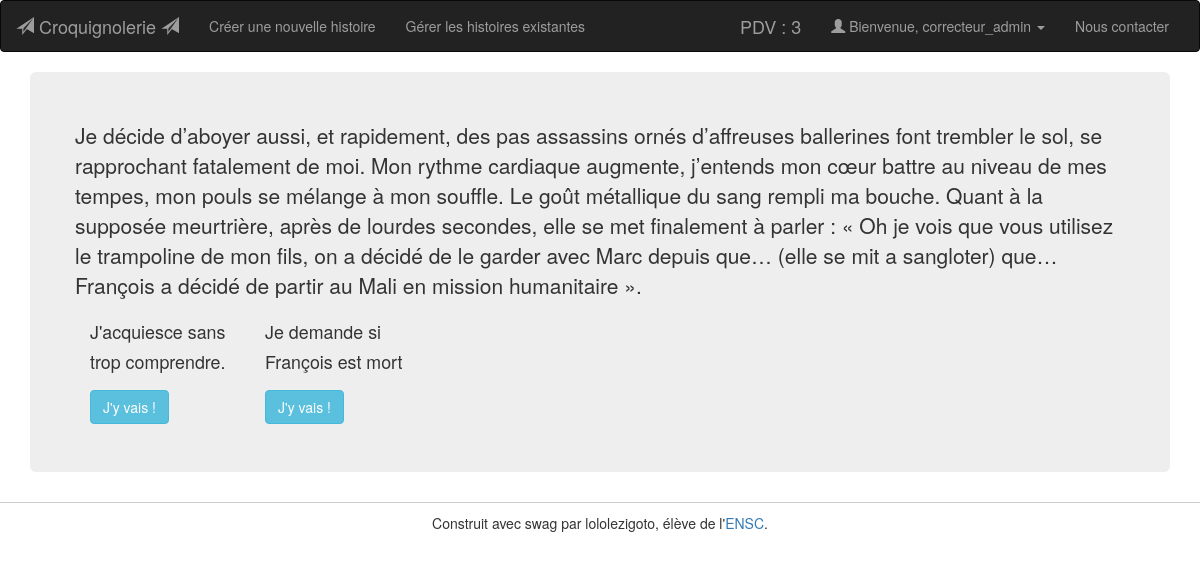
The app's page /page.php?story=Désolé pour hier soir&idstory=1&idpage=2 (signed in) with its own data.
### tables this page shows
CREATE TABLE `partie_en_cours` (
  `id_partie` int(11) NOT NULL,
  `id_histoire` int(11) DEFAULT NULL,
  `nb_pdv` int(11) NOT NULL DEFAULT '3',
  `id_page_arret` int(11) DEFAULT NULL,
  `resume_partie` text,
  `matricule` int(11) NOT NULL
);

CREATE TABLE `pages` (
  `id_pages` int(11) NOT NULL,
  `text_page` text,
  `id_histoire` int(11) DEFAULT NULL,
  `desc_courte` text,
  `est_victoire_echec` tinyint(4) NOT NULL DEFAULT '1' COMMENT '0 pour echec, 1 pour ni victoire ni defaite, 2 pour victoire',
  `is_first_page` tinyint(1) NOT NULL DEFAULT '0'
);

CREATE TABLE `liens_pages` (
  `id_lien` int(11) NOT NULL,
  `id_page_depart` int(11) DEFAULT NULL,
  `id_page_arrivee` int(11) NOT NULL,
  `id_histoire` int(11) NOT NULL
);

### page.php (the view, shortened to what this page needs)
<?php
$idpage = $_GET["idpage"];
$titrehistoire = $_GET["story"];
$idhistoire = $_GET["idstory"];
$matricule=$_SESSION['matricule'];
?>
<!doctype html>
<html>
<?php include("includes/connect.php");
$maRequete = "SELECT * FROM pages WHERE id_histoire = $idhistoire AND id_pages = $idpage";
                $response = $BDD->query($maRequete);
                $ligne = $response->fetch();
                    $textechoix1 = $ligne["text_page"];
                    $impasseOuVictoire=$ligne ["est_victoire_echec"];
$reqHistoire="SELECT * FROM histoires WHERE id_histoire=$idhistoire";
    $repHistoire=$BDD->query($reqHistoire);
    $ligneHistoire=$repHistoire->fetch();
    $echecs=$ligneHistoire["nb_echecs"];
$maRequete2 = "SELECT * FROM liens_pages WHERE id_histoire = $idhistoire AND id_page_depart = $idpage";
    $response2 = $BDD->query($maRequete2);
    $nbchoix = $response2->rowCount();
$infoPartie=$BDD->query("SELECT * FROM partie_en_cours WHERE matricule=$matricule");
$lignePartie=$infoPartie->fetch();
$pdv=$lignePartie['nb_pdv'];
$resume=$lignePartie['resume_partie'];
?>
<head>
    <link href="lib/bootstrap/css/bootstrap.min.css" rel="stylesheet">
    <link href="css/style.css" rel="stylesheet">
</head>
<body>
<?php
if(!empty($_SESSION['user']))
    include("includes/navbar_connected.php");
else
    include("includes/navbar.php");
?>
<div class="container">
<div class="jumbotron">
            <div class="row">
                <div class="col-1">
                    <p><?= $textechoix1?></p>
                </div>
                <?php
                if($impasseOuVictoire==0)
                {
                   if(isset($idPageRetour))
                   {
                    if($pdv==1)
                    {
                        $reqUpdatePartie=$BDD->prepare("UPDATE partie_en_cours SET id_page_arret=:page_arret , resume_partie=:resume_partie");
                        $reqUpdatePartie->execute(array(
                            'page_arret'=>$idpage,
                            'resume_partie'=>$resume." ".$textechoix1,
                        ));
                        ?>
                        <div class="alert alert-danger" role="alert">
                            <h3 class="alert-heading">Vous êtes mort !</h3>
                            <hr>
                            <p>Erf, malheureusement vous n'avez pas su prendre les bonnes décisions. Cela arrive mais nous vous suggérons d'écouter ce que vos amis ont à vous dire lors d'importantes décisions.  <a href="index.php" class="btn btn-success" role="button" > Retour au choix des histoires </a></p>
                        </div>
                        <div id="accordion">
                        <div class="card">
                        <div class="card-header" id="headingOne">
                        <h5 class="mb-0">
                            <button class="btn btn-link" data-toggle="collapse" data-target="#collapseOne" aria-expanded="true" aria-controls="collapseOne">
                            Voir votre résumé
                        </h5>
                        </div>
                        <div id="collapseOne" class="collapse show" aria-labelledby="headingOne" data-parent="#accordion">
                        <div class="card-body">
                            <?php echo $resume.$textechoix1; ?>
                        </div>
                        </div>
                        </div>
                        </div>
                        <?php
                        addEchecFunction($BDD,$idhistoire,$echecs);
                    }
                    else
                    {
                        ?><div><h3 class="text-center">Au vu de la situation, mon choix n'était peut être pas le bon, mon moral en prend un coup et je décide de rebrousser chemin.</h3></div>
                    <article class="container">
                        <div class="text-center">
                            <a href="page.php?story=<?=$titrehistoire?>&idstory=<?=$idhistoire?>&idpage=<?=$idPageRetour?>" class="btn btn-danger" role="button" > Retour en arrière </a>
                        </div>
                    </article>
                    <?php
                    }
                   }
                   else
                   {
                    if($pdv==1)
                    {
                        $reqUpdatePartie=$BDD->prepare("UPDATE partie_en_cours SET id_page_arret=:page_arret , resume_partie=:resume_partie");
                        $reqUpdatePartie->execute(array(
                            'page_arret'=>$idpage,
                            'resume_partie'=>$resume." ".$textechoix1,
                        ));
                        ?>
                        <div class="alert alert-danger" role="alert">
                            <h3 class="alert-heading">Vous êtes mort !</h3>
                            <hr>
                            <p>Erf, malheureusement vous n'avez pas su prendre les bonnes décisions. Cela arrive mais nous vous suggérons d'écouter ce que vos amis ont à vous dire lors d'importantes décisions.  <a href="index.php" class="btn btn-success" role="button" > Retour au choix des histoires </a></p>
                        </div>
                        <div id="accordion">
                         <div class="card">
                        <div class="card-header" id="headingOne">
                        <h5 class="mb-0">
                            <button class="btn btn-link" data-toggle="collapse" data-target="#collapseOne" aria-expanded="true" aria-controls="collapseOne">
                            Voir votre résumé
                        </h5>
                        </div>
                        <div id="collapseOne" class="collapse show" aria-labelledby="headingOne" data-parent="#accordion">
                        <div class="card-body">
                            <?php echo $resume.$textechoix1; ?>
                        </div>
                        </div>
                        </div>
                        </div>
                        <?php
                        addEchecFunction($BDD,$idhistoire,$echecs);
                    }
                    else
                    {
                        ?><div><h3 class="text-center">Au vu de la situation, mon choix n'était peut être pas le bon, mon moral en prend un coup et je décide de rebrousser chemin.</h3></div>
                        <article class="container">
                            <div class="text-center">
                                <a href="page.php?story=<?=$titrehistoire?>&idstory=<?=$idhistoire?>&idpage=<?=1?>" class="btn btn-danger" role="button" > Retour en arrière </a>
                            </div>
                        </article>
                        <?php
                    }
                   }
                retirePdv($BDD,$matricule,$pdv);
                }
                else
                {
                foreach ($response2 as $ligne2)
                {
                    $idpagechoix = $ligne2["id_page_arrivee"];
                    $maRequete3 = "SELECT * FROM pages WHERE id_pages = $idpagechoix";
                    $response3 = $BDD->query($maRequete3);
                    $ligne3 = $response3->fetch();
                    $descourte = $ligne3["desc_courte"];
                    ?>
                    <div class="col-sm-<?=$nbchoix?>">
                    <p><small><?= $descourte?></small></p>
                    <a href="page.php?story=<?=$titrehistoire?>&idstory=<?=$idhistoire?>&idpage=<?=$idpagechoix?>&idpageretour=<?=$idpage?>" class="btn btn-info" role="button"> J'y vais !</a>
                </div>
                <?php
                }
                }
                ?>
            </div>
        </div>
</div>
    <footer class="footer">
    Construit avec swag par lololezigoto, élève de l'<a href="https://www.ensc.fr">ENSC</a>.
</footer></div>
<script src="lib/bootstrap/js/bootstrap.min.js"></script></body>
</html>

### includes/navbar_connected.php (shortened to what this page needs)
<nav class="navbar fixed-top navbar-inverse">
  <div class="container-fluid">
    <div class="navbar-header">
      <a class="navbar-brand" href="index.php"> <span class="glyphicon glyphicon-send"></span> Croquignolerie <span class="glyphicon glyphicon-send"></span>
      </a>
    </div>
    <div class="collapse navbar-collapse" id="navbar-collapse-target">
                    <?php
                    if(isset($_SESSION['isAdmin']))
                        if($_SESSION['isAdmin']==1){?>
                                        <ul class="nav navbar-nav">
                                <li><a href="histoire_add.php">Créer une nouvelle histoire</a></li>
                            </ul>
                            <ul class="nav navbar-nav">
                                <li><a href="all_histoires_admin.php">Gérer les histoires existantes</a></li>
                            </ul>
                        <?php } ?>
                                <ul class="nav navbar-nav navbar-right">
                                        <?php
                                        if(isset($pdv))
                                        {
                                            ?><li class="navbar-brand" >PDV : <?=$pdv?></li><?php
                                        }
                                        ?>
                                            <li class="dropdown">
                                <a href="#" class="dropdown-toggle" data-toggle="dropdown">
                                    <span class="glyphicon glyphicon-user"></span> Bienvenue, <?= $_SESSION['user']?> <b class="caret"></b>
                                </a>
                                <li><a href="contact.php">Nous contacter</a></li>
                            </li>
                                    </ul>
                </div>
  </div>
</nav>

### css/style.css (style rules this page uses)
.footer { border-top: 1px solid #ccc; padding-top: 10px; margin-bottom: 10px; text-align: center; }

### records on screen
partie_en_cours: nb_pdv "3"
pages: text_page "Je décide d’aboyer aussi, et rapidement, des pas assassins ornés d’affreuses ballerines font trembler le sol, se rapprochant fatalement de moi. Mon rythme cardiaque augmente, j’entends mon cœur battre au niveau de mes tempes, mon pouls se mélange à mon souffle. Le goût métallique du sang rempli ma bouche. Quant à la supposée meurtrière, après de lourdes secondes, elle se met finalement à parler : « Oh je vois que vous utilisez le trampoline de mon fils, on a décidé de le garder avec Marc depuis que… (elle se mit a sangloter) que… François a décidé de partir au Mali en mission humanitaire »."
liens_pages: id_page_arrivee.desc_courte "J'acquiesce sans trop comprendre."
liens_pages: id_page_arrivee.desc_courte "Je demande si François est mort"

### other values on screen
$_SESSION['user'] "correcteur_admin"
